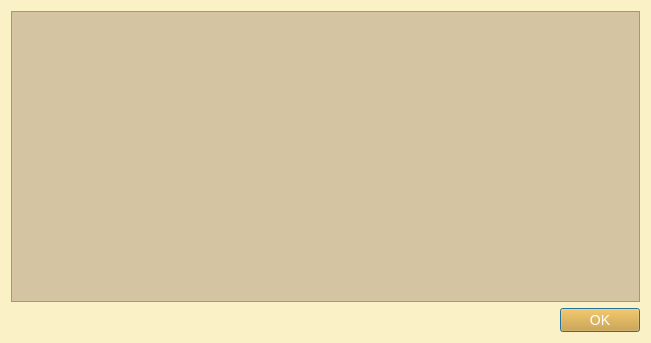
<?xml version="1.0" encoding="UTF-8"?>
<ui version="4.0">
 <class>ExecCommandDialog</class>
 <widget class="QDialog" name="ExecCommandDialog">
  <property name="geometry">
   <rect>
    <x>0</x>
    <y>0</y>
    <width>651</width>
    <height>343</height>
   </rect>
  </property>
  <property name="windowTitle">
   <string>Command execution</string>
  </property>
  <property name="styleSheet">
   <string notr="true">QWidget{
	background-color: #fbf1c7;
}
QMenuBar::item{
	background-color: #fbf1c7;
}
QDockWidget::title{
	background: #d5c4a1;
	padding-left: 5px;
}
QDockWidget, QMenuBar{
    color: #282828;
    font: bold 14px;
}
QTextEdit, QPlainTextEdit, QLineEdit, QSpinBox, QComboBox {
  background-color: #d5c4a1;
  color: #282828;
}
QTextEdit#uiConsoleTextEdit {
  background-color: #fbf1c7;
  color: #282828;
  font: 13px;
}
QTabWidget {
	font: 14px;
	border-top: 2px;
}
QTabBar::tab {
    background: #d5c4a1;
    color: #282828;
    min-width: 8ex;
    padding: 2px;
	border-top-right-radius: 6px;
	border-top-left-radius: 6px;
}
QTabBar::tab:selected {
    background: #458588;
	color: #FFFFFF;
}
QGroupBox {
    color: #076678;
    font: 14px;
    padding: 15px;
    border-style: none;
}
QMainWindow::separator {
	background: #d5c4a1;
	width: 1px;
	height: 1px;
}
QComboBox {
	selection-background-color: #458588;
	selection-color: #FFFFFF;
}

QToolBar{
	background: #d5c4a1;
	border: 0px;
}
QPushButton {
	background-color: #d79921;
    color: #FFFFFF;
	font: 14px;
}
QToolButton {
	background-color: #d79921;
    color: #FFFFFF;
	font: 14px;
}
QTreeWidget, QListWidget {
	background-color: #fbf1c7;
	color: #282828;
    alternate-background-color: #d5c4a1; 
	font: 14px;
}
QTreeWidget#uiTreeWidget {
	background-color: #d5c4a1;
	color: #282828;
	font: bold 16px;
}
QTreeWidget::item:selected, QTreeWidget::item:hover, QMenu::item:selected,QToolButton::hover,QPushButton::hover,QTabBar::tab:hover {
	background-color: #458588;
	color: #FFFFFF;
}
QMenu {
	background-color: #fbf1c7;
    color: #282828;
}
QLabel {
	color: #282828;
	font: 14px;
}
QLabel#uiTitleLabel {
	color: #282828;
	font: bold 16px;
}

QAbstractScrollArea::corner {
    background: #fbf1c7;
}
QScrollBar::handle:horizontal {
    background: #d5c4a1;
    min-width: 20px;
}
QScrollBar::handle:vertical {
    background: #d5c4a1;
    min-width: 20px;
}
QScrollBar:vertical {
    width: 6px;
}
QScrollBar:horizontal {
    height: 6px;
}
QScrollBar::up-arrow:vertical, QScrollBar::down-arrow:vertical, QScrollBar::down-arrow:horizontal, QScrollBar::up-arrow:horizontal { 
	border: 0px;
    height: 0px; 
    width: 0px; 
}
         
QScrollBar::add-page:horizontal, QScrollBar::sub-page:horizontal, QScrollBar::add-page:vertical, QScrollBar::sub-page:vertical {
  background: none
}
QStatusBar {
	background-color: #d5c4a1;
	color: #282828;
}

QRadioButton, QCheckBox {
  color: #282828;
}
QRadioButton::disabled, QCheckBox::disabled {
  color: gray;
}


</string>
  </property>
  <property name="modal">
   <bool>true</bool>
  </property>
  <layout class="QGridLayout" name="gridLayout">
   <item row="0" column="0" colspan="2">
    <widget class="QPlainTextEdit" name="uiOutputTextEdit"/>
   </item>
   <item row="1" column="1">
    <widget class="QDialogButtonBox" name="uiButtonBox">
     <property name="orientation">
      <enum>Qt::Horizontal</enum>
     </property>
     <property name="standardButtons">
      <set>QDialogButtonBox::Ok</set>
     </property>
    </widget>
   </item>
  </layout>
 </widget>
 <resources>
  <include location="../../resources/resources.qrc"/>
 </resources>
 <connections>
  <connection>
   <sender>uiButtonBox</sender>
   <signal>accepted()</signal>
   <receiver>ExecCommandDialog</receiver>
   <slot>accept()</slot>
   <hints>
    <hint type="sourcelabel">
     <x>248</x>
     <y>254</y>
    </hint>
    <hint type="destinationlabel">
     <x>157</x>
     <y>274</y>
    </hint>
   </hints>
  </connection>
  <connection>
   <sender>uiButtonBox</sender>
   <signal>rejected()</signal>
   <receiver>ExecCommandDialog</receiver>
   <slot>reject()</slot>
   <hints>
    <hint type="sourcelabel">
     <x>316</x>
     <y>260</y>
    </hint>
    <hint type="destinationlabel">
     <x>286</x>
     <y>274</y>
    </hint>
   </hints>
  </connection>
 </connections>
</ui>
